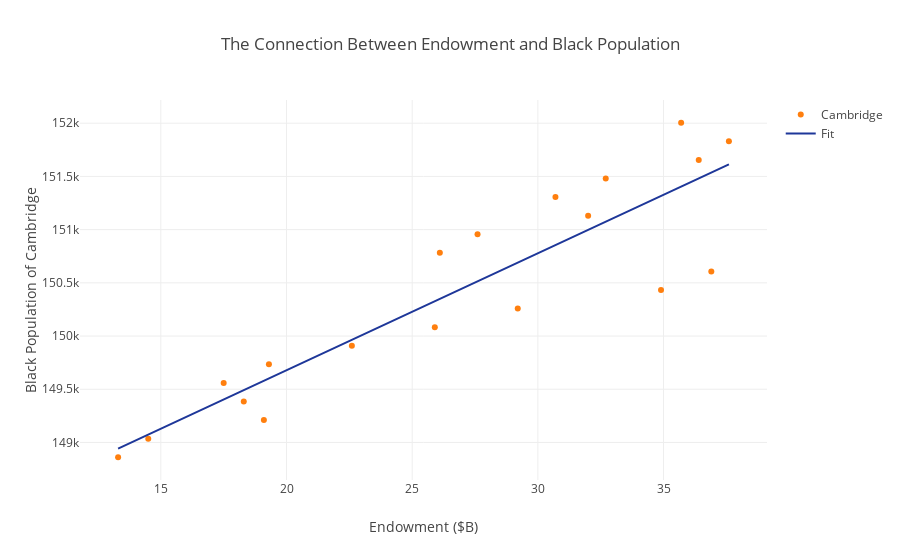

Notebook code cell kept with this figure:
### Code cell
endow_black = grapher(x, y, "Cambridge", "The Connection Between Endowment and Black Population", "Black Population of Cambridge", "Endowment ($B)", "endow_black")
causal_endow_black = X.zplot(x='x', y='y', z=['z1', 'z2'], z_types={'z1': 'c', 'z2': 'c'}, kind='line')

### Figure 1 — Plotly figure (JSON) as saved in the notebook; plotly's stock layout.template omitted (floating-point values rounded to 4 significant figures)
{"data": [{"marker": {"color": "rgb(255, 127, 14)"}, "mode": "markers", "name": "Cambridge", "type": "scatter", "uid": "6ea212", "x": [13.3, 14.5, 19.1, 18.3, 17.5, 19.3, 22.6, 25.9, 29.2, 34.9, 36.9, 26.1, 27.6, 32, 30.7, 32.7, 36.4, 37.6, 35.7], "y": [148900.0, 149000.0, 149200.0, 149400.0, 149600.0, 149700.0, 149900.0, 150100.0, 150300.0, 150400.0, 150600.0, 150800.0, 151000.0, 151100.0, 151300.0, 151500.0, 151700.0, 151800.0, 152000.0]}, {"marker": {"color": "rgb(30, 55, 153)"}, "mode": "lines", "name": "Fit", "type": "scatter", "uid": "370667", "x": [13.3, 14.5, 19.1, 18.3, 17.5, 19.3, 22.6, 25.9, 29.2, 34.9, 36.9, 26.1, 27.6, 32, 30.7, 32.7, 36.4, 37.6, 35.7], "y": [148900.0, 149100.0, 149600.0, 149500.0, 149400.0, 149600.0, 150000.0, 150300.0, 150700.0, 151300.0, 151500.0, 150300.0, 150500.0, 151000.0, 150900.0, 151100.0, 151500.0, 151600.0, 151400.0]}], "layout": {"autosize": true, "title": "The Connection Between Endowment and Black Population", "xaxis": {"autorange": true, "range": [11.8, 39.1], "title": "Endowment ($B)", "type": "linear"}, "yaxis": {"autorange": true, "range": [148600.0, 152200.0], "title": "Black Population of Cambridge", "type": "linear"}}}
